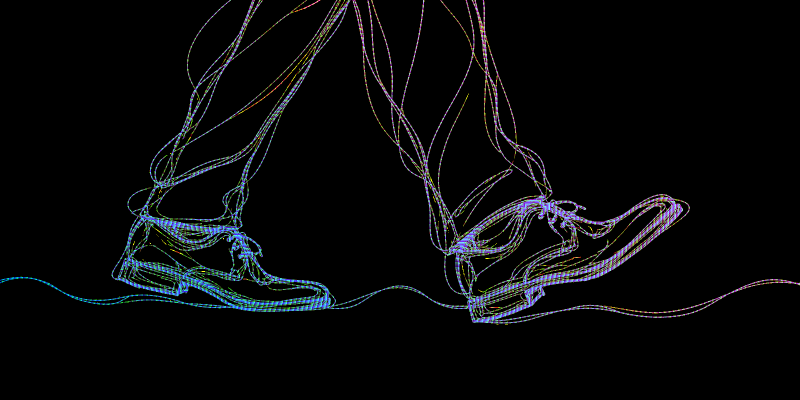
#> input picture single-line-art/illus/img01.png, 1600 x 800 px (shown at 1/2 size)
$ python reveal_map.py ../illus/img01.png ../illus/img03.png 5
#> lines starting #> are read from the running program, lines starting #| are printed output that depends on the picture
"""Prepare a sketched line illustration for "drawing itself" in the film.

For every ink pixel we compute when the pen reaches it: a walk along the connected ink
(breadth-first, so it spreads along the lines like flowing ink), starting at the left end
of the ground line; separate pieces are visited one after another, nearest first.

Output PNG (same size as the scaled input):
  R,G = drawing order 0..65535 (high byte, low byte)
  B   = ink strength 0..255 (0 = paper)
usage: python3 reveal_map.py <in.png> <out.png> [max_width]
"""
import sys
from collections import deque
import numpy as np
from PIL import Image

src, dst = sys.argv[1], sys.argv[2]
maxw = int(sys.argv[3]) if len(sys.argv) > 3 else 1600
im = Image.open(src).convert('L')
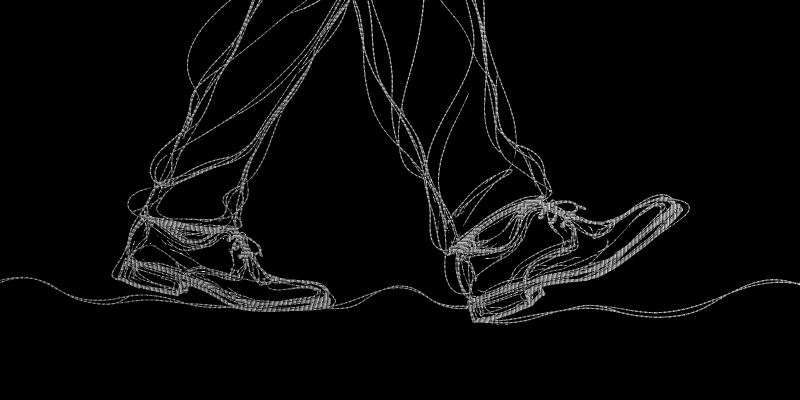
#> im: PIL image 1600x800 L (shown at 1/2 size); min 0, max 247, mean 9
if im.width > maxw:
    im = im.resize((maxw, round(im.height * maxw / im.width)), Image.LANCZOS)
a = np.asarray(im, dtype=np.float32)
#> a = [[4, 13, 12, 12, 2], [8, 17, 9, 24, 4]]
H, W = a.shape
#> H = 2; W = 5
ink = np.clip((242 - a) / 190, 0, 1)                    # ink strength, paper -> 0
#> ink = [[1, 1, 1, 1, 1], [1, 1, 1, 1, 1]]
core = a < 205                                            # pixels that carry the walk
#> core = [[True, True, True, True, True], [True, True, True, True, True]]
# bridge 1-pixel gaps so strokes stay connected
c2 = core.copy()
#> c2 has the same summary as core
for dy in (-1, 0, 1):
    for dx in (-1, 0, 1):
        c2 |= np.roll(np.roll(core, dy, 0), dx, 1)
core = c2 & (ink > 0.02)
idx = np.flatnonzero(core)
#> idx = [0, 1, 2, 3, 4, 5, 6, 7, 8, 9]
print('ink px', idx.size, 'of', H * W)
#| ink px 10 of 10

order = np.full(H * W, -1.0)
#> order = [-1, -1, -1, -1, -1, -1, -1, -1, -1, -1]
flat = core.ravel()
#> flat = [True, True, True, True, True, True, True, True, True, True]
nb = [-W - 1, -W, -W + 1, -1, 1, W - 1, W, W + 1]
#> nb = [-6, -5, -4, -1, 1, 4, 5, 6]

# label components
label = np.full(H * W, -1, dtype=np.int32)
comps = []
for s in idx:
    if label[s] >= 0:
        continue
    k = len(comps); label[s] = k; q = deque([s]); members = []
    while q:
        c = q.popleft(); members.append(c)
        cx = c % W
        for d in nb:
            n = c + d
            if n < 0 or n >= H * W or abs((n % W) - cx) > 1 or not flat[n] or label[n] >= 0:
                continue
            label[n] = k; q.append(n)
    comps.append(np.array(members))
#> this loop made 10 passes
#> k on pass 1: 0
#> after the loop, comps = [[0, 1, 5, 6, 2, 7, 3, 8, 4, 9]]; label = [0, 0, 0, 0, 0, 0, 0, 0, 0, 0]
print('components', len(comps))
#| components 1

# start: leftmost ink pixel in the lower two thirds (the ground line usually enters there)
ys, xs = idx // W, idx % W
#> ys = [0, 0, 0, 0, 0, 1, 1, 1, 1, 1]; xs = [0, 1, 2, 3, 4, 0, 1, 2, 3, 4]
band = ys > H * 0.3
#> band = [False, False, False, False, False, True, True, True, True, True]
cand = idx[band] if band.any() else idx
#> cand = [5, 6, 7, 8, 9]
start = cand[np.argmin(cand % W)]
#> start = 5

big = [i for i, c in enumerate(comps) if c.size >= 6]
#> big = [0]
cent = np.array([[comps[i] % W, comps[i] // W] for i in big], dtype=object)
cxy = np.array([[(comps[i] % W).mean(), (comps[i] // W).mean()] for i in big])
#> cxy = [[2, 0.5]]
remaining = set(big)
#> remaining = 1 item
cur = label[start]
#> cur = 0
offset = 0.0
last = start
#> last = 5
visited_count = 0
while True:
    comp = comps[cur]
    # seed: pixel of this component nearest to the last pixel drawn
    px, py = comp % W, comp // W
    lx, ly = last % W, last // W
    seed = comp[np.argmin((px - lx) ** 2 + (py - ly) ** 2)]
    dist = {seed: 0.0}; q = deque([seed]); far = seed; fd = 0.0
    while q:
        c = q.popleft(); dc = dist[c]; cx = c % W
        for j, d in enumerate(nb):
            n = c + d
            if n < 0 or n >= H * W or abs((n % W) - cx) > 1 or not flat[n] or n in dist:
                continue
            nd = dc + (1.414 if j in (0, 2, 5, 7) else 1.0)
            dist[n] = nd; q.append(n)
            if nd > fd: fd, far = nd, n
    for c, d in dist.items():
        order[c] = offset + d
    offset += fd + 25.0          # a short pause for the pen between pieces
    last = far
    remaining.discard(cur)
    if not remaining:
        break
    rem = np.array(sorted(remaining))
    lx, ly = last % W, last // W
    d2 = (cxy[[big.index(r) for r in rem], 0] - lx) ** 2 + (cxy[[big.index(r) for r in rem], 1] - ly) ** 2
    cur = int(rem[np.argmin(d2)])
#> this loop made 1 pass
#> (comp, px, py, seed) on pass 1: ([0, 1, 5, 6, 2, 7, 3, 8, 4, 9], [0, 1, 0, 1, 2, 2, 3, 3, 4, 4], [0, 0, 1, 1, 0, 1, 0, 1, 0, 1], 5)
#> after the loop, offset = 29.83; order = [1, 1.41, 2.41, 3.41, 4.41, 0, 1, 2.83, 3.83, 4.83]

# faint ink around the strokes takes the order of the nearest stroke pixel
o = order.reshape(H, W)
#> o = [[1, 1.41, 2.41, 3.41, 4.41], [0, 1, 2.83, 3.83, 4.83]]
inkmask = ink > 0.02
#> inkmask has the same summary as core
for _ in range(6):
    miss = inkmask & (o < 0)
    if not miss.any():
        break
    best = np.full((H, W), -1.0)
    for dy in (-1, 0, 1):
        for dx in (-1, 0, 1):
            sh = np.roll(np.roll(o, dy, 0), dx, 1)
            take = (sh >= 0) & ((best < 0) | (sh < best))
            best[take] = sh[take]
    fill = miss & (best >= 0)
    o[fill] = best[fill]
o[(o < 0) & inkmask] = offset            # leftovers appear at the very end
ink[o < 0] = 0
o[o < 0] = 0
q16 = np.round(o / max(o.max(), 1) * 65535).astype(np.uint32)
#> q16 = [[13574, 19194, 32768, 46341, 59915], [0, 13574, 38387, 51961, 65535]]
rgb = np.stack([(q16 >> 8).astype(np.uint8), (q16 & 255).astype(np.uint8), np.round(ink * 255).astype(np.uint8)], -1)
Image.fromarray(rgb, 'RGB').save(dst, optimize=True)
print(dst, W, H)
#| ../illus/img03.png 5 2

$ run again, on single-line-art/illus/img05.png
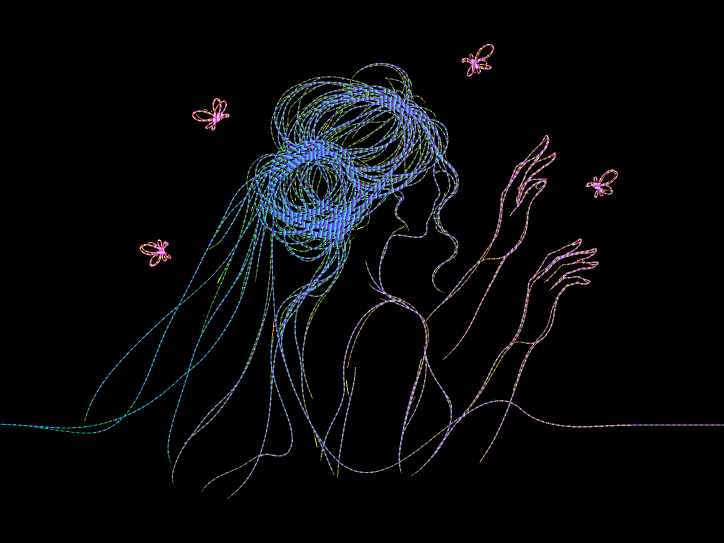
#> input picture single-line-art/illus/img05.png, 1448 x 1086 px (shown at 1/2 size)
#> `im = Image.open(src).convert('L')`:
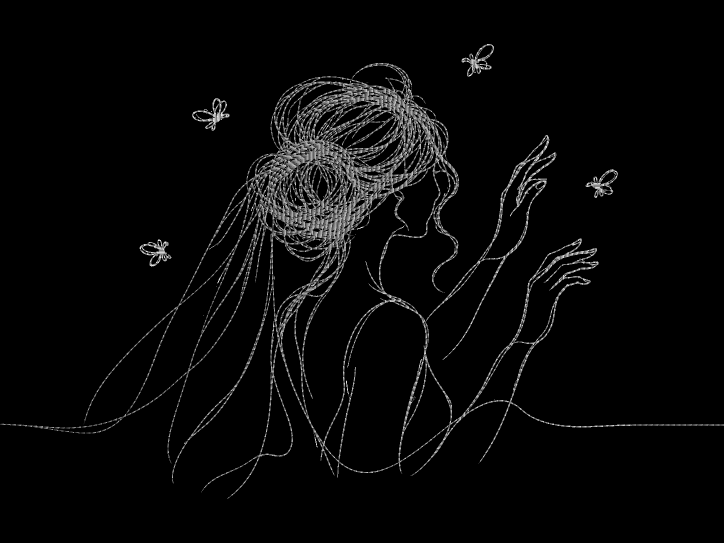
#> im: PIL image 1448x1086 L (shown at 1/2 size); min 0, max 251, mean 8.3
#> a = [[0, 5, 29, 6, 0], [0, 23, 54, 12, 4], [1, 11, 10, 9, 2], [1, 3, 5, 3, 1]]
#> ink = [[1, 1, 1, 1, 1], [1, 1, 0.989, 1, 1], [1, 1, 1, 1, 1], [1, 1, 1, 1, 1]]
#> core = [[True, True, True, True, True], [True, True, True, True, True], [True, True, True, True, True], [True, True, True, True, True]]
#> c2 has the same summary as core
#> idx = 20 values from 0 to 19
#| ink px 20 of 20
#> the loop `for s in idx:` made 20 passes
#> k on pass 1: 0
#> after the loop `for s in idx:`: comps = 1 item; label = 20 values from 0 to 0
#| components 1
#> ys = 20 values from 0 to 3; xs = 20 values, max 4 at index 4, min 0 at index 0, mean 2
#> cand = [10, 11, 12, 13, 14, 15, 16, 17, 18, 19]
#> start = 10
#> big = [0]
#> cxy = [[2, 1.5]]
#> remaining = 1 item
#> cur = 0
#> `last = start`: last = 10
#> the loop `while True:` made 1 pass
#> (seed, last) on pass 1: (10, 14)
#> after the loop `while True:`: offset = 30.66; order = 20 values, max 5.66 at index 14, min 0 at index 10, mean 2.89
#> o = [[2, 2.41, 2.83, 3.83, 4.83], [1, 1.41, 2.41, 4.24, 5.24], [0, 1, 2.83, 3.83, 5.66], [1, 1.41, 2.41, 4.24, 5.24]]
#> inkmask has the same summary as core
#> q16 = [[23174, 27971, 32768, 44354, 55941], [11587, 16384, 27971, 49151, 60738], [0, 11587, 32768, 44354, 65535], [11587, 16384, 27971, 49151, 60738]]
#| ../illus/img05.png 5 4

$ run again, on single-line-art/illus/img06.png
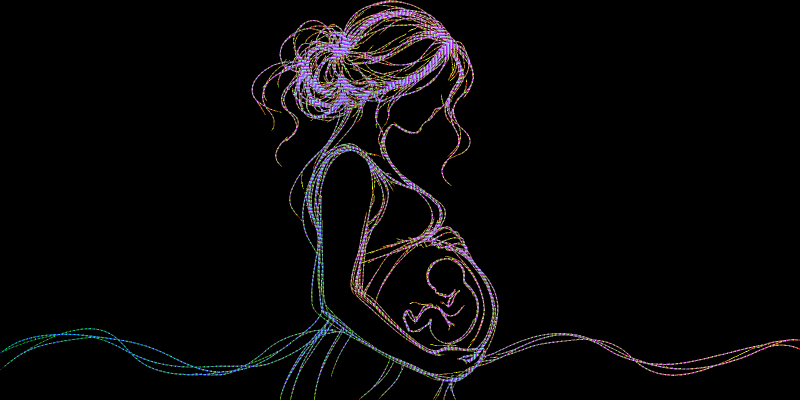
#> input picture single-line-art/illus/img06.png, 1600 x 800 px (shown at 1/2 size)
#> `im = Image.open(src).convert('L')`:
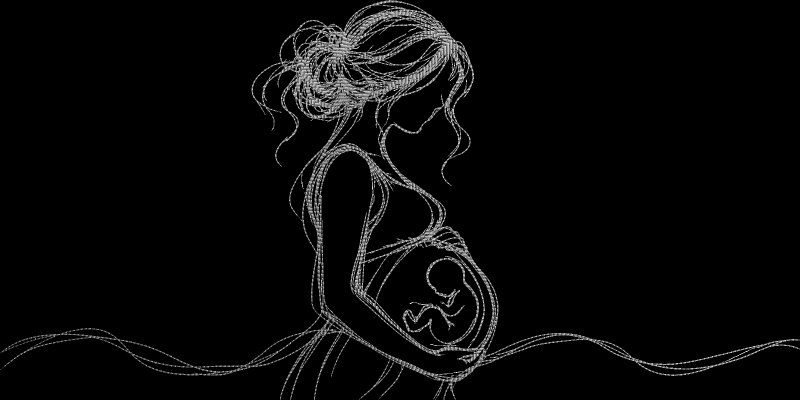
#> im: PIL image 1600x800 L (shown at 1/2 size); min 0, max 238, mean 8.6
#> a = [[0, 13, 38, 0, 0], [2, 5, 21, 6, 2]]
#> ink = [[1, 1, 1, 1, 1], [1, 1, 1, 1, 1]]
#> core = [[True, True, True, True, True], [True, True, True, True, True]]
#> c2 has the same summary as core
#> idx = [0, 1, 2, 3, 4, 5, 6, 7, 8, 9]
#| ink px 10 of 10
#> flat = [True, True, True, True, True, True, True, True, True, True]
#> the loop `for s in idx:` made 10 passes
#> k on pass 1: 0
#> after the loop `for s in idx:`: comps = [[0, 1, 5, 6, 2, 7, 3, 8, 4, 9]]; label = [0, 0, 0, 0, 0, 0, 0, 0, 0, 0]
#| components 1
#> ys = [0, 0, 0, 0, 0, 1, 1, 1, 1, 1]; xs = [0, 1, 2, 3, 4, 0, 1, 2, 3, 4]
#> band = [False, False, False, False, False, True, True, True, True, True]
#> cand = [5, 6, 7, 8, 9]
#> start = 5
#> big = [0]
#> cxy = [[2, 0.5]]
#> remaining = 1 item
#> cur = 0
#> `last = start`: last = 5
#> the loop `while True:` made 1 pass
#> (comp, px, py, seed) on pass 1: ([0, 1, 5, 6, 2, 7, 3, 8, 4, 9], [0, 1, 0, 1, 2, 2, 3, 3, 4, 4], [0, 0, 1, 1, 0, 1, 0, 1, 0, 1], 5)
#> after the loop `while True:`: offset = 29.83; order = [1, 1.41, 2.41, 3.41, 4.41, 0, 1, 2.83, 3.83, 4.83]
#> o = [[1, 1.41, 2.41, 3.41, 4.41], [0, 1, 2.83, 3.83, 4.83]]
#> inkmask has the same summary as core
#> q16 = [[13574, 19194, 32768, 46341, 59915], [0, 13574, 38387, 51961, 65535]]
#| ../illus/img06.png 5 2

$ run again, on single-line-art/illus/img07.png
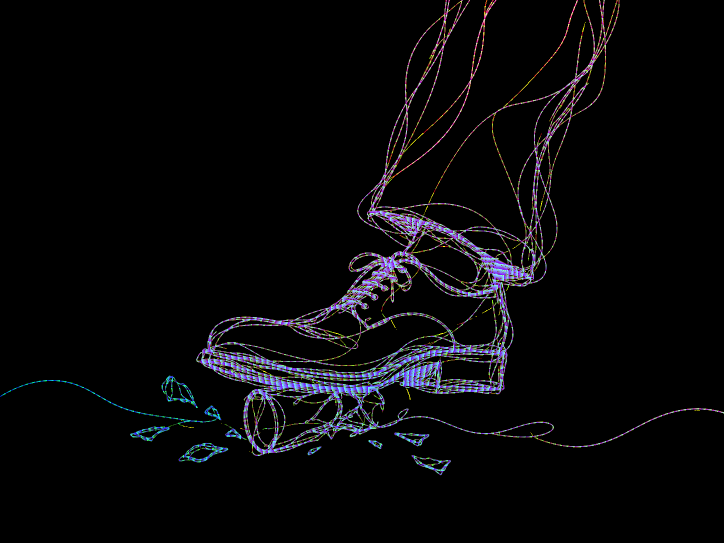
#> input picture single-line-art/illus/img07.png, 1448 x 1086 px (shown at 1/2 size)
#> `im = Image.open(src).convert('L')`:
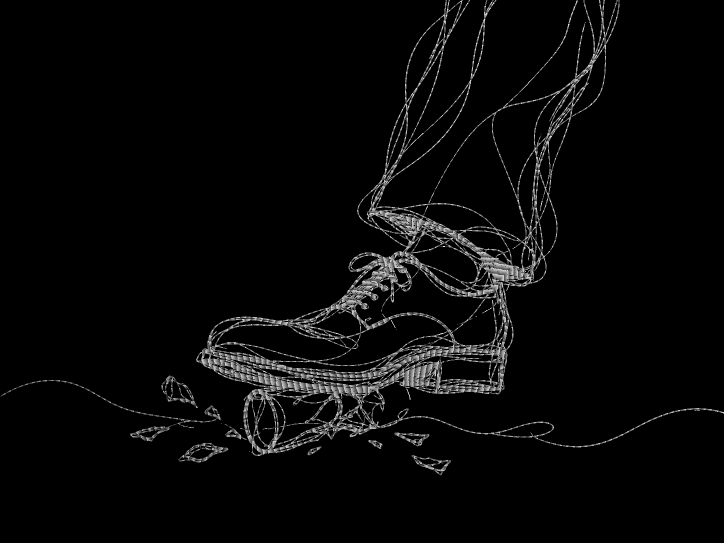
#> im: PIL image 1448x1086 L (shown at 1/2 size); min 0, max 249, mean 8
#> a = [[0, 0, 2, 10, 5], [0, 0, 15, 21, 1], [1, 19, 44, 24, 1], [1, 12, 15, 3, 1]]
#> ink = [[1, 1, 1, 1, 1], [1, 1, 1, 1, 1], [1, 1, 1, 1, 1], [1, 1, 1, 1, 1]]
#> core = [[True, True, True, True, True], [True, True, True, True, True], [True, True, True, True, True], [True, True, True, True, True]]
#> c2 has the same summary as core
#> idx = 20 values from 0 to 19
#| ink px 20 of 20
#> the loop `for s in idx:` made 20 passes
#> k on pass 1: 0
#> after the loop `for s in idx:`: comps = 1 item; label = 20 values from 0 to 0
#| components 1
#> ys = 20 values from 0 to 3; xs = 20 values, max 4 at index 4, min 0 at index 0, mean 2
#> cand = [10, 11, 12, 13, 14, 15, 16, 17, 18, 19]
#> start = 10
#> big = [0]
#> cxy = [[2, 1.5]]
#> remaining = 1 item
#> cur = 0
#> `last = start`: last = 10
#> the loop `while True:` made 1 pass
#> (seed, last) on pass 1: (10, 14)
#> after the loop `while True:`: offset = 30.66; order = 20 values, max 5.66 at index 14, min 0 at index 10, mean 2.89
#> o = [[2, 2.41, 2.83, 3.83, 4.83], [1, 1.41, 2.41, 4.24, 5.24], [0, 1, 2.83, 3.83, 5.66], [1, 1.41, 2.41, 4.24, 5.24]]
#> inkmask has the same summary as core
#> q16 = [[23174, 27971, 32768, 44354, 55941], [11587, 16384, 27971, 49151, 60738], [0, 11587, 32768, 44354, 65535], [11587, 16384, 27971, 49151, 60738]]
#| ../illus/img07.png 5 4
